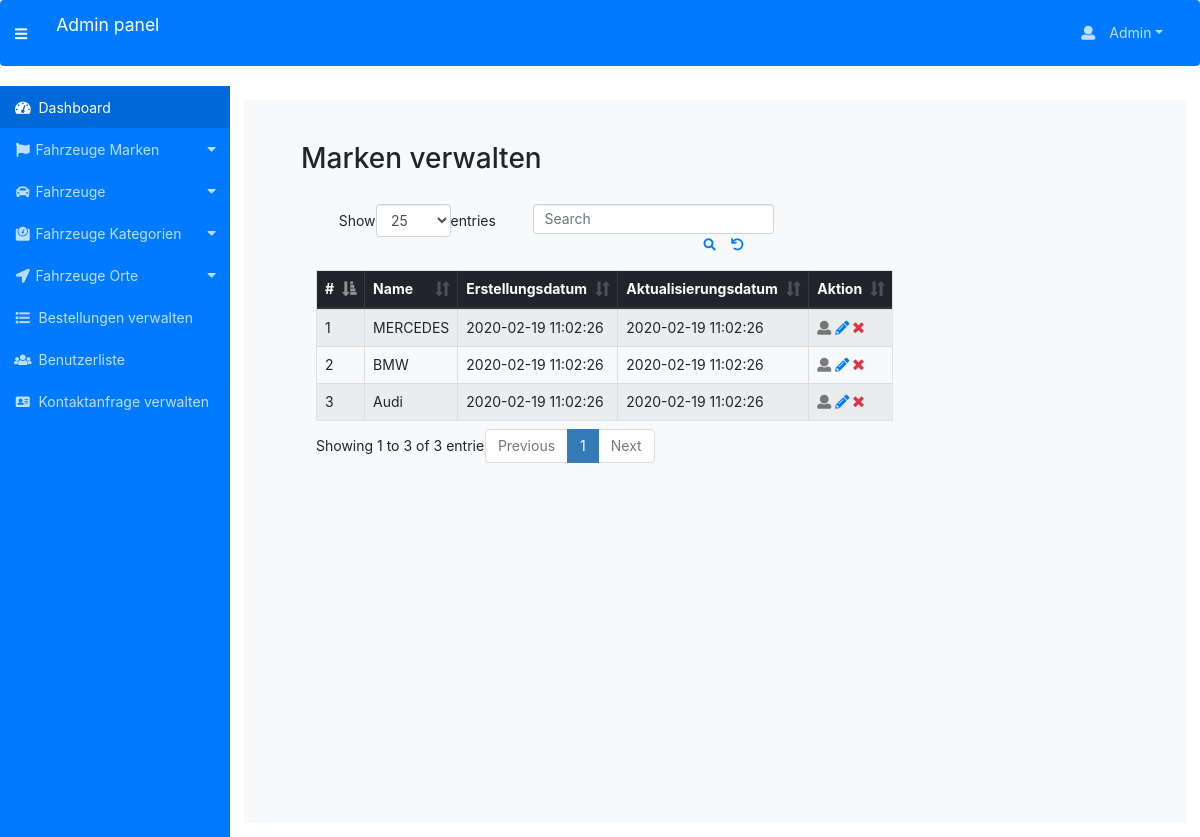
Page /design/manage.php (signed in) on the committed database.
### tables this page shows
CREATE TABLE IF NOT EXISTS `brands` (
   `id` int(11) NOT NULL,
   `Name` varchar(120) NOT NULL,
   `CreationDate` timestamp NULL DEFAULT CURRENT_TIMESTAMP,
   `LastUpdate`   TIMESTAMP DEFAULT CURRENT_TIMESTAMP ON UPDATE CURRENT_TIMESTAMP
);

### design/manage.php (the view, shortened to what this page needs)
<?php
include('../admin/includes/config.php');
if (strlen($_SESSION['alogin']) == 0) {
    header('location:../index.php');
} else {
?>
<!DOCTYPE html>
<html lang="en" class="no-js">
    <head>
        <link rel="stylesheet" href="css/datatables.min.css">
        <link rel="stylesheet" href="css/style.css">
        <link rel="stylesheet" href="css/bootstrap.min.css">
        <link rel="stylesheet" href="../admin/css/fontawesome-all.min.css">
        <link rel="stylesheet" href="../admin/css/bootadmin.min.css">
    </head>
    <body>
        <?php include('../admin/includes/header.php'); ?>
        <div class="d-flex"> <?php include('../admin/includes/leftsidebar.php'); ?>
            <div class="content container-fluid bg-light m-3">
                <div class="content-wrapper p-5">
                    <div class="container-fluid">
                        <div class="row">
                            <h2>Marken verwalten</h2>
                            <div class="col-md-12">
                                <div class="mt-4">
                                    <table id="dtBasicExample" class="table table-striped table-bordered table-sm" cellspacing="0" width="100%">
                                        <thead class="thead-dark">
                                            <tr>
                                                <th class="th-sm">#</th>
                                                <th class="th-sm">Name</th>
                                                <th class="th-sm">Erstellungsdatum</th>
                                                <th class="th-sm">Aktualisierungsdatum</th>
                                                <th class="th-sm">Aktion</th>
                                            </tr>
                                        </thead>
                                        <tbody>
                                            <?php
                                            $sql = "SELECT * from brands ";
                                            $query = $dbh -> prepare($sql);
                                            $query->execute();
                                            $results=$query->fetchAll(PDO::FETCH_OBJ);
                                            $cnt=1;
                                            if($query->rowCount() > 0) {
                                                foreach ($results as $result) { ?>
                                                    <tr>
                                                        <td><?php echo htmlentities($cnt);?></td>
                                                        <td><?php echo htmlentities($result->Name);?></td>
                                                        <td><?php echo htmlentities($result->CreationDate);?></td>
                                                        <td><?php echo htmlentities($result->LastUpdate);?></td>
                                                        <td>
                                                            <i class="text-black-50 fa fa-user"></i>
                                                            <a href="edit-brand.php?id=<?php echo $result->id;?>"><i class="fa fa-pencil-alt"></i></a>
                                                            <a href="manage-brands.php?del=<?php echo $result->id;?>" onclick="return confirm('Möchten Sie wirklich löschen?');"><i class="text-danger fa fa-times"></i></a>
                                                        </td>
                                                    </tr>
                                                    <?php $cnt = $cnt + 1;
                                                }
                                            }
                                            ?>
                                        </tbody>
                                    </table>
                                </div>
                            </div>
                        </div>
                    </div>
                </div>
            </div>
        </div>
    </body>
</html>
<?php } ?>

### design/css/style.css (style rules this page uses)
html { font-size: 14px; }
@media only screen and (min-width: 480px) { html { font-size: 17px; } }
@media only screen and (min-width: 768px) { html { font-size: 14px; } }
body { font-size: 1em; }
a { color: #37a6c4; }

### rows in the picture
brands: Name "MERCEDES", CreationDate "2020-02-19 11:02:26", LastUpdate "2020-02-19 11:02:26"
brands: Name "BMW", CreationDate "2020-02-19 11:02:26", LastUpdate "2020-02-19 11:02:26"
brands: Name "Audi", CreationDate "2020-02-19 11:02:26", LastUpdate "2020-02-19 11:02:26"
